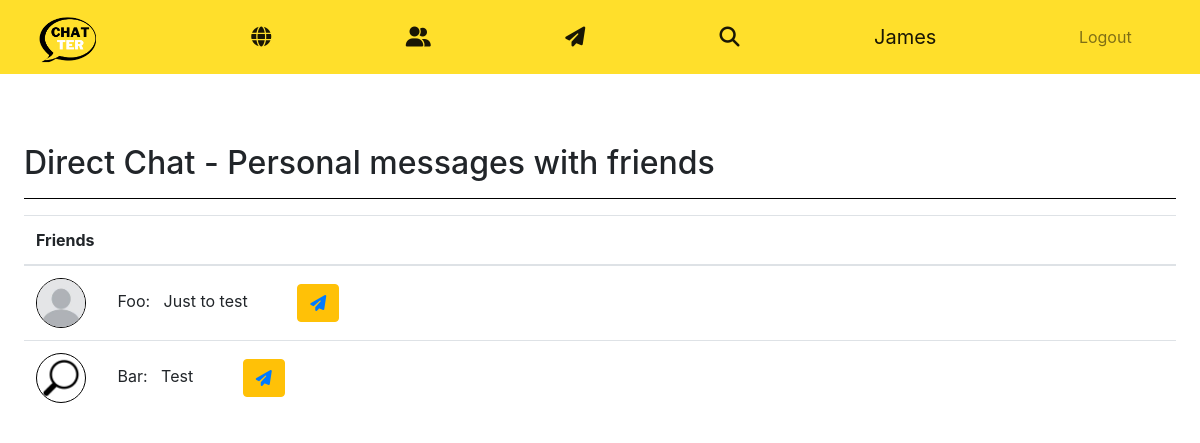
/direct_home (signed in), run on the app's committed database.
### chatter/models.py (models this page shows, shortened)
class User(AbstractUser):
    bio = models.CharField(max_length = 1000, default = '')

class Direct(models.Model):
    friend_1 = models.ForeignKey(User, related_name = "friend_1", on_delete = models.CASCADE)
    friend_2 = models.ForeignKey(User, related_name = "friend_2", on_delete = models.CASCADE)

class DirectMessage(models.Model):
    direct = models.ForeignKey(Direct, related_name = "friends", on_delete = models.CASCADE)
    content = models.CharField(max_length = 1000)
    date = models.DateField(auto_now = True)
    messager = models.ForeignKey(User, related_name = "user_direct", on_delete = models.CASCADE)
    likes = models.ManyToManyField(User, related_name = "likes_direct")
    reply = models.CharField(max_length = 1000, blank = True)

### chatter/views.py (the view)
# urls.py: path("direct_home", views.direct_home, name = "direct_home"),
def direct_home(request):
    friends = Direct.objects.filter(Q(friend_1 = request.user) | Q(friend_2 = request.user))
    for i in range(len(friends)):
        if friends[i].friend_1 == request.user:
            image = ProfilePic.objects.get(user = friends[i].friend_2)
            setattr(friends[i], 'image', image.image)
            try:
                last_message = DirectMessage.objects.filter(direct = friends[i]).order_by("-id")[0]
                setattr(friends[i], 'last_message', last_message.content)
            except:
                pass
        else:
            image = ProfilePic.objects.get(user = friends[i].friend_1)
            setattr(friends[i], 'image', image.image)
            try:
                last_message = DirectMessage.objects.filter(direct = friends[i]).order_by("-id")[0]
                setattr(friends[i], 'last_message', last_message.content)
            except:
                pass
    return render(request, "chatter/direct_home.html",{
        "friends": friends,
    })

### chatter/templates/chatter/direct_home.html (shortened to what this page needs)
{% extends "chatter/layout.html" %}
{% load static %}
{% block body %}
<h2> Direct Chat - Personal messages with friends </h2>
<hr>
<table class="table">
    <thead>
    <tr>
        <th scope="col">Friends</th>
    </tr>
    </thead>
    <tbody>
        <div class = "col-auto">
            {% if friends %}
                {% for friend in friends %}
                    <tr>
                        <td>
                            {% if friend.image %}
                                <img src = "/{{friend.image}}" class="small_profile_pic">
                            {% else %}
                                <img src = "/chatter/static/chatter/profile_picture/default.jpg" class="small_profile_pic">
                            {% endif %}
                        {% if friend.friend_1 == user %}
                                {{friend.friend_2}}: &nbsp
                                {{friend.last_message}}
                                <button type = "submit" class = "btn btn-warning"><a href = "{% url 'direct' friend.id %}"> <i class="fa-solid fa-paper-plane"></i> </a></button>
                        {% else %}
                                {{friend.friend_1}}: &nbsp
                                {{friend.last_message}}
                                <button type = "submit" class = "btn btn-warning"><a href = "{% url 'direct' friend.id %}"> <i class="fa-solid fa-paper-plane"></i> </a></button>
                        {% endif %}
                        </td>
                    </tr>
                {% endfor %}
            {% else %}
                    <tr>
                        <td> You have no friends. Please add some friends </td>
                    </tr>
            {% endif %}
            </div>
    </tbody>
</table>
{% endblock %}

### chatter/templates/chatter/layout.html (shortened to what this page needs)
{% load static %}
<!DOCTYPE html>
<html lang="en">
    <head>
        <link rel="stylesheet" href="https://stackpath.bootstrapcdn.com/bootstrap/4.4.1/css/bootstrap.min.css">
        <link href="{% static 'chatter/chatter.css' %}" rel="stylesheet">
    </head>
    <body>
            <nav class="navbar navbar-expand-lg navbar-light fixed-top" id = "navbar">
                <img src = "{% static 'chatter/images/chatter_logo.png' %}" alt = "Logo" class = "image">
                {% if user.is_authenticated %}
                <ul class="navbar-nav mr-auto">
                    <li class="nav-item navigate">
                        <a class="navbar-brand" href="{% url 'index' %}"> <i class="fa-solid fa-globe"></i> </a>
                    </li>
                    <li class="nav-item navigate">
                        <a class="navbar-brand" href="{% url 'group_home' %}"> <i class="fa-solid fa-user-group"></i> </a>
                    </li>
                    <li class="nav-item navigate">
                        <a class="navbar-brand" href="{% url 'direct_home' %}"><i class="fa-solid fa-paper-plane"></i></a>
                    </li>
                    <li class="nav-item navigate">
                        <a class="navbar-brand" href="{% url 'search' %}"> <i class="fa-solid fa-magnifying-glass"></i> </a>
                    </li>
                    <li class="nav-item navigate">
                            <a class="navbar-brand" href="{% url 'profile' user.username %}">{{user.username}}</a>
                    </li>
                    <li class="nav-item navigate">
                            <a class="nav-link" href="{% url 'logout' %}">Logout</a>
                    </li>
                </ul>
                {% endif %}
            </nav>
            <br>
            <br>
            <br>
            <br>
            <br>
        <div class="body">
            {% block body %}
            {% endblock %}
        </div>
    </body>
</html>

### chatter/static/chatter/chatter.css (style rules this page uses)
.body { margin: 2%; }
#navbar { background-color: #ffdf2b; }
.image { margin-left: 2%; margin-right: 3%; width: 5%; height: 5%; }
.navigate { padding-left: 40%; }
hr { background-color:black; }
.small_profile_pic { max-width:50px; max-height:50px; border-radius:50%; border: 1px solid black; }

### data on the page
User: username "James"
Direct: friend_2 "Foo", last_message "Just to test"
Direct: friend_1 "Bar", last_message "Test"
